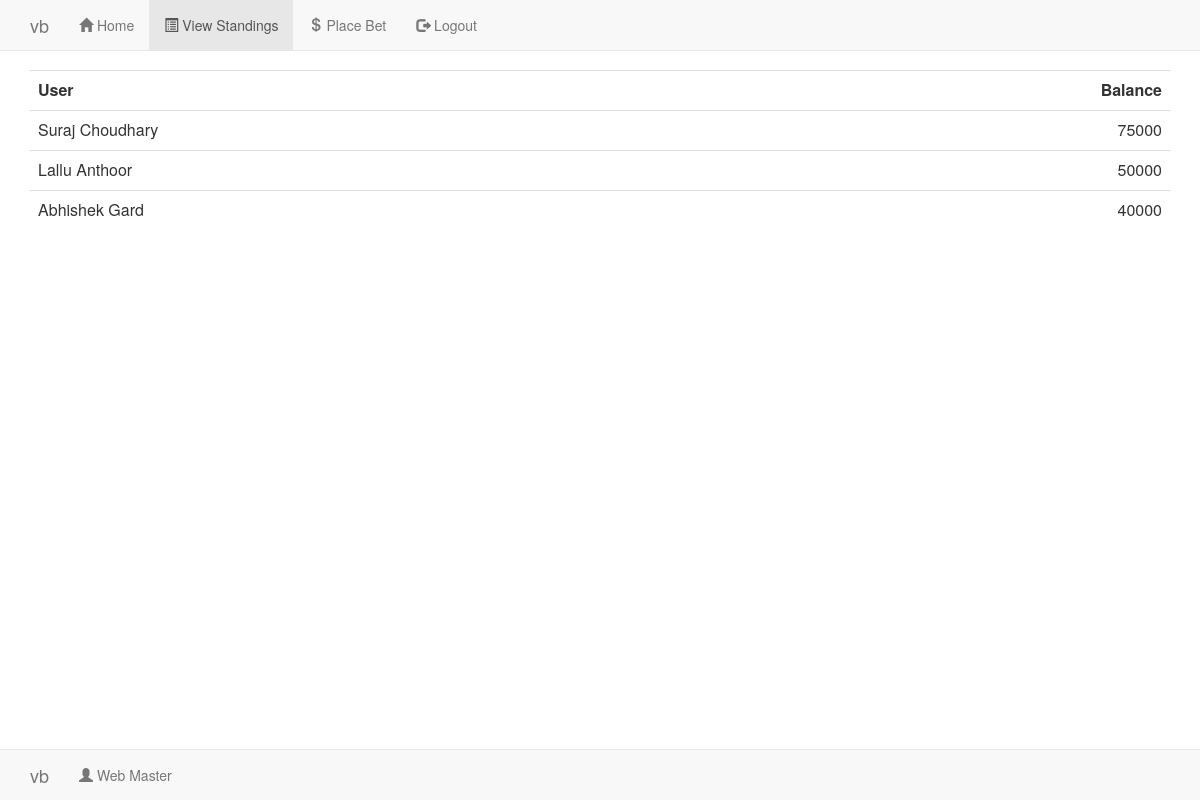
Page /vb/bet/standings/ (signed in) on the earlier database version.
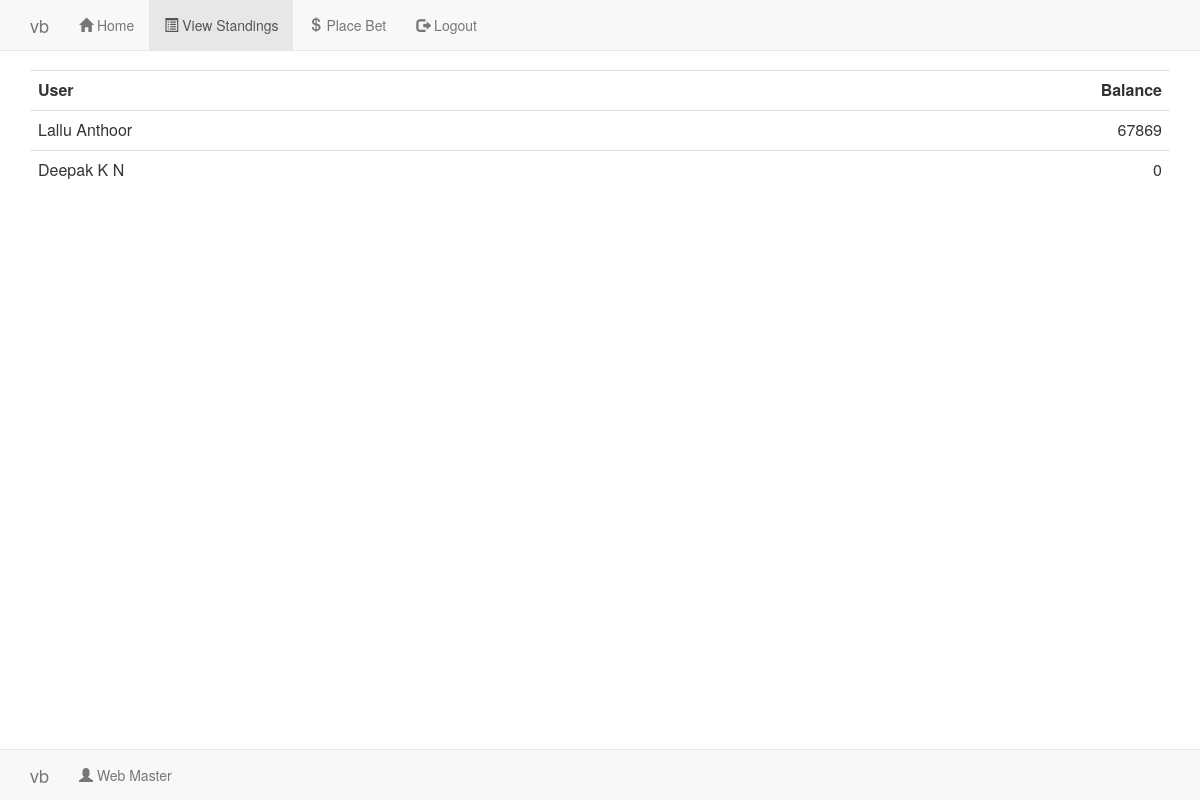
Same page on the later database version.
### vb/models.py (models this page shows, shortened)
class BettingUser( User ):
    account_balance = models.IntegerField()
    bet_admin = models.BooleanField(default=False)

### vb/views.py (the view)
def betStandings(request):
    if request.user.is_authenticated() and not BettingUser.objects.get(username = request.user.username).bet_admin:
        context = {'users':BettingUser.objects.order_by('-account_balance'),'active':{'standings':"active"}}
        return HttpResponse(render(request, 'bet/standings.html', context))
    else:
        return HttpResponseRedirect('/vb/standings/')

### vb/templates/bet/standings.html
{% extends 'bet/base.html' %}
{% block content %}
<table class="table">
    <tr>
        <th>User</th>
        <th style="text-align:right">Balance</th>
    </tr>
	{% if users %}
	    {% for user in users %}
	        <tr>
	            <td>{{ user.first_name }} {{ user.last_name }}</td>
	            <td style="text-align:right">{{ user.account_balance }} </td>
	        </tr>
	    {% endfor %}
	{% else %}
	   <tr>
	       <td colspan="2">No Data Found</td>
	   </tr>
	{% endif %}
</table>
{% endblock %}

### vb/templates/bet/base.html (shortened to what this page needs)
{% load bootstrap3 %}
{% load staticfiles %}
{% bootstrap_css %}
<div class="navbar navbar-default navbar-fixed-top" role="navigation">
	<div class="container">
		<div class="navbar-header">
			<a class="navbar-brand" href="/vb/bet/"> vb </a>
		</div>
		<div class="navbar-collapse collapse">
			<ul class="nav navbar-nav">
				<li class="{{active.home}}"><a href="/vb/bet/"> <span class="glyphicon glyphicon-home"></span> Home </a></li>
				<li class="{{active.standings}}"><a href="/vb/bet/standings/"><span class="glyphicon glyphicon-list-alt"></span> View Standings </a></li>
				<li class="{{active.bet}}"><a href="/vb/bet/placebet/"><span class="glyphicon glyphicon-usd"></span> Place Bet </a></li>
				<li><a href="/vb/logout/"> <span class="glyphicon glyphicon-log-out"></span> Logout </a></li>
			</ul>
		</div>
	</div>
</div>
<div class="container" style="padding-top: 70px">{% block content %}{% endblock %}</div>
<div class="navbar navbar-default navbar-fixed-bottom" role="navigation">
	<div class="container">
		<div class="navbar-header">
			<a class="navbar-brand" href="/vb/"> vb </a>
		</div>
		<div class="navbar-collapse collapse">
			<ul class="nav navbar-nav">
				<li><a href="mailto:lallu.anthoor@sap.com"> <span class="glyphicon glyphicon-user"></span> Web Master
				</a></li>
			</ul>
		</div>
	</div>
</div>

Differences in the rows shown:
removed BettingUser: first_name "Suraj", last_name "Choudhary", account_balance "75000"
removed BettingUser: first_name "Abhishek", last_name "Gard", account_balance "40000"
changed BettingUser "Lallu": account_balance "50000" → "67869"
added BettingUser: first_name "Deepak", last_name "K N", account_balance "0"
